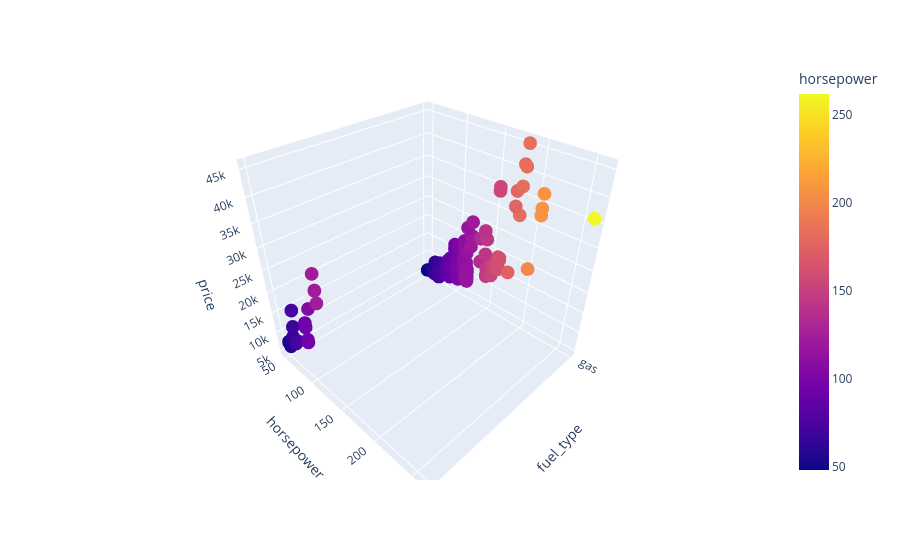

Notebook code cell kept with this figure:
### Markdown cell above
### 3D Scatter Plot

### Code cell
fig_3d = px.scatter_3d(df, x='fuel_type', y='horsepower', z='price', color='horsepower');
fig_3d.show();

### Figure 1 — Plotly figure (JSON) as saved in the notebook; plotly's stock layout.template omitted (floating-point values rounded to 4 significant figures; data arrays with more than 128 entries replaced by an {"elided": "..."} marker saying what was removed)
{"data": [{"hovertemplate": "fuel_type=%{x}<br>horsepower=%{marker.color}<br>price=%{z}<extra></extra>", "legendgroup": "", "marker": {"color": {"elided": "201 int values"}, "coloraxis": "coloraxis", "symbol": "circle"}, "mode": "markers", "name": "", "scene": "scene", "showlegend": false, "type": "scatter3d", "x": {"elided": "201 str values"}, "y": {"elided": "201 int values"}, "z": {"elided": "201 int values"}}], "layout": {"autosize": true, "coloraxis": {"colorbar": {"title": {"text": "horsepower"}}, "colorscale": [[0, "#0d0887"], [0.1111, "#46039f"], [0.2222, "#7201a8"], [0.3333, "#9c179e"], [0.4444, "#bd3786"], [0.5556, "#d8576b"], [0.6667, "#ed7953"], [0.7778, "#fb9f3a"], [0.8889, "#fdca26"], [1, "#f0f921"]]}, "legend": {"tracegroupgap": 0}, "margin": {"t": 60}, "scene": {"aspectmode": "auto", "aspectratio": {"x": 1, "y": 1, "z": 1}, "domain": {"x": [0, 1], "y": [0, 1]}, "xaxis": {"title": {"text": "fuel_type"}, "type": "category"}, "yaxis": {"title": {"text": "horsepower"}, "type": "linear"}, "zaxis": {"title": {"text": "price"}, "type": "linear"}}}}
